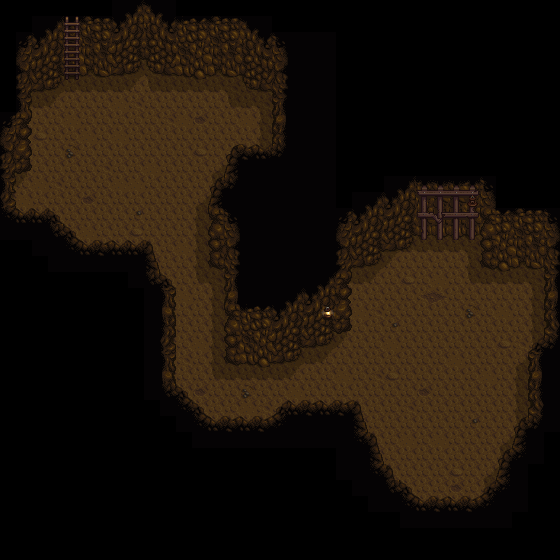

Tiled map render using the project's own tile images. Description and the map definition, with tile-layer contents summarised, below:
An orthogonal 35x35 tile map with 16x16 px tiles, 3 tile layers (Back, Buildings, Front).

<map version="1.0" orientation="orthogonal" width="35" height="35" tilewidth="16" tileheight="16">
  <tileset firstgid="1" name="mine" tilewidth="16" tileheight="16" spacing="0" margin="0">
    <image source="mine.png" />
  </tileset>
  <layer name="Back" width="35" height="35">
    <properties>
      <property name="@Description" value="" />
    </properties>
    <data>[1225 cells, 512 non-empty, 24 distinct tile ids]</data>
  </layer>
  <layer name="Buildings" width="35" height="35">
    <properties>
      <property name="@Description" value="" />
    </properties>
    <data>[1225 cells, 280 non-empty, 82 distinct tile ids]</data>
  </layer>
  <layer name="Front" width="35" height="35">
    <properties>
      <property name="@Description" value="" />
    </properties>
    <data>[1225 cells, 217 non-empty, 26 distinct tile ids]</data>
  </layer>
</map>
